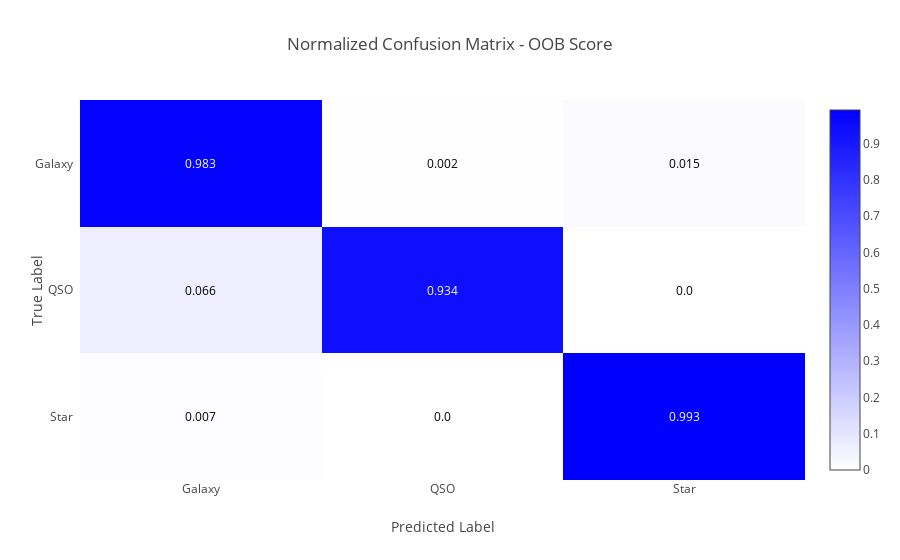

Here is the notebook cell this chart was saved with:
### Code cell
# ~-----linear SVM (one-vs-one)-----
# auxiliary variables
accuracy_validation = []
score_max = 0
C_best_linear = 0

# optimizes parameters
print("======= Linear SVM =======")
for C in C_range:
    model = svm.SVC(kernel='linear', C=C)
    scores = cross_val_score(model, X_train, y_train, cv=10)
    avg = np.mean(scores)
    accuracy_validation.append(avg)
    print("C=" + str(C) + "   \t--> %.2f%%" % (avg*100))
    if (avg > score_max):
        score_max = avg
        C_best_linear = C
            
print("\nBest C=   \t" + str(C_best_linear))


# ~-----create best SVM-----
# train model
svc_linear_one = svm.SVC(kernel='linear', C=C_best_linear)
svc_linear_one.fit(X_train, y_train)

# evaluate classificator on testing set
accuracy = svc_linear_one.score(X_test, y_test)

print("Test accuracy= \t%.2f%%" % (accuracy*100))


# ~-----visualize results-----
# accuracy w.r.t. parameters
fig = plt.figure()
ax = fig.gca()
plt.plot(C_range, accuracy_validation, linewidth=2)#, label='average accuracy on cross validation')
plt.xscale("log")
plt.ylim(top=1)
plt.title('Linear SVM (one-vs-one) - grid search')
plt.xlabel('Hyperparameter C')
plt.ylabel('Accuracy (cross-validation)')
ax.legend()
plt.show()

# TODO: decision boundaries

### Figure 1 — Plotly figure (JSON) as saved in the notebook; plotly's stock layout.template omitted (floating-point values rounded to 4 significant figures)
{"data": [{"uid": "1ef61295-4301-4d64-b2f3-df8da89e6c5c", "colorscale": [[0, "rgb(255, 255, 255)"], [1, "rgb(0, 0, 255)"]], "reversescale": false, "showscale": true, "y": ["Star", "QSO", "Galaxy"], "x": ["Galaxy", "QSO", "Star"], "z": [[0.007, 0, 0.993], [0.066, 0.934, 0], [0.983, 0.002, 0.015]], "type": "heatmap"}], "layout": {"title": {"text": "Normalized Confusion Matrix - OOB Score"}, "annotations": [{"xref": "x", "yref": "y", "text": "0.007", "y": "Star", "x": "Galaxy", "font": {"color": "#000000"}, "showarrow": false}, {"xref": "x", "yref": "y", "text": "0.0", "y": "Star", "x": "QSO", "font": {"color": "#000000"}, "showarrow": false}, {"xref": "x", "yref": "y", "text": "0.993", "y": "Star", "x": "Star", "font": {"color": "#FFFFFF"}, "showarrow": false}, {"xref": "x", "yref": "y", "text": "0.066", "y": "QSO", "x": "Galaxy", "font": {"color": "#000000"}, "showarrow": false}, {"xref": "x", "yref": "y", "text": "0.934", "y": "QSO", "x": "QSO", "font": {"color": "#FFFFFF"}, "showarrow": false}, {"xref": "x", "yref": "y", "text": "0.0", "y": "QSO", "x": "Star", "font": {"color": "#000000"}, "showarrow": false}, {"xref": "x", "yref": "y", "text": "0.983", "y": "Galaxy", "x": "Galaxy", "font": {"color": "#FFFFFF"}, "showarrow": false}, {"xref": "x", "yref": "y", "text": "0.002", "y": "Galaxy", "x": "QSO", "font": {"color": "#000000"}, "showarrow": false}, {"xref": "x", "yref": "y", "text": "0.015", "y": "Galaxy", "x": "Star", "font": {"color": "#000000"}, "showarrow": false}], "xaxis": {"ticks": "", "gridcolor": "rgb(0, 0, 0)", "side": "bottom", "dtick": 1, "title": {"text": "Predicted Label"}}, "yaxis": {"ticks": "", "ticksuffix": "  ", "dtick": 1, "title": {"text": "True Label"}}}}
